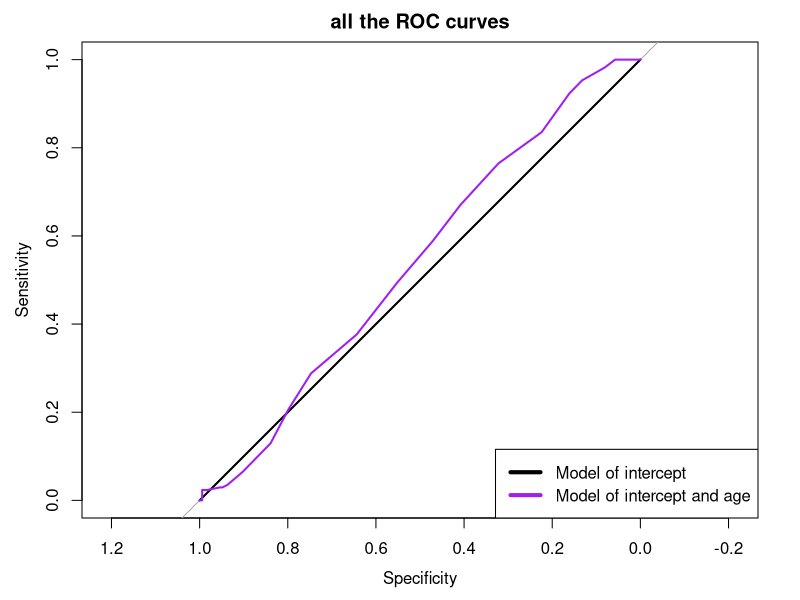
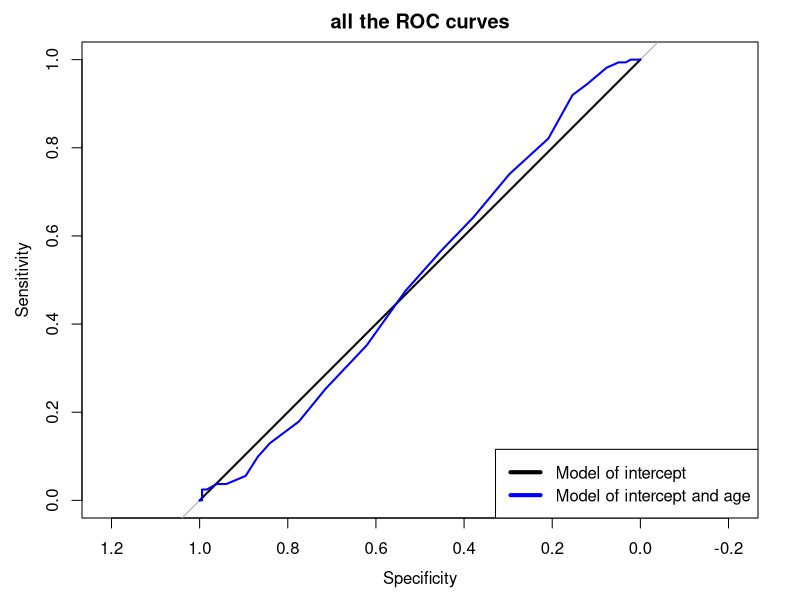
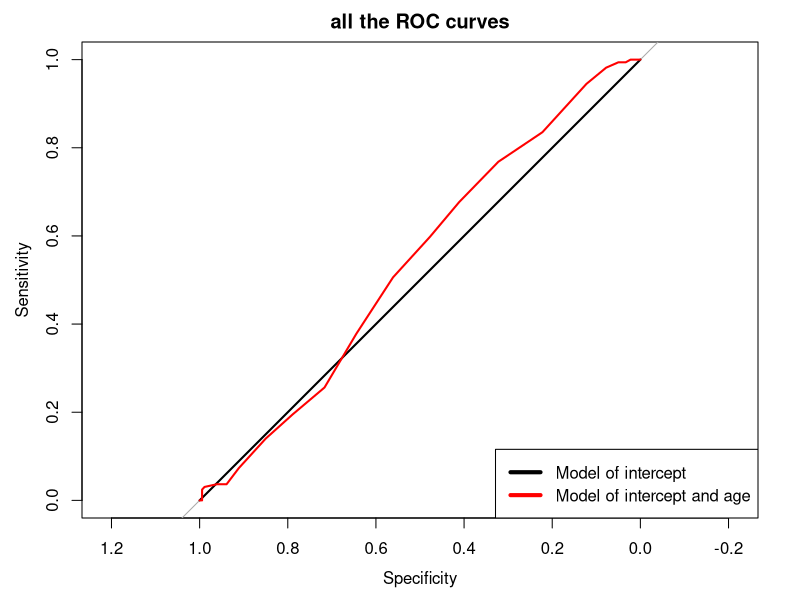

These figures' R source, in order:
#### Load data & packages ----

df <- read.csv (file = "processed data.csv", stringsAsFactors = TRUE)
library (dplyr)
library (ggplot2)
library (pROC)

#### Statistic analysis ----
## Analysis the influence of age on psychology state - log linear regression

# CBTS

log_model_lin_CBTS <- glm (high_low_CBTS ~ 1 ,data = df, family = binomial)

log_model_lin_CBTS_age <- glm (high_low_CBTS ~ 1 + Age ,data = df, family = binomial)

summary (log_model_lin_CBTS)

summary (log_model_lin_CBTS_age)

# EPDS

log_model_lin_EPDS <- glm (high_low_EPDS ~ 1 ,data = df, family = binomial)

log_model_lin_EPDS_age <- glm (high_low_EPDS ~ 1 + Age ,data = df, family = binomial)

summary (log_model_lin_EPDS)

summary (log_model_lin_EPDS_age)

# HADS

log_model_lin_HADS <- glm (high_low_HADS ~ 1 ,data = df, family = binomial)

log_model_lin_HADS_age <- glm (high_low_HADS ~ 1 + Age ,data = df, family = binomial)

summary (log_model_lin_HADS)

summary (log_model_lin_HADS_age)

#Explain data in the word file: "Finale project - explain and answers"

#### Build ROC ----

## CBTS

df <- df|>
  mutate(predict_log_model_lin_CBTS = predict (log_model_lin_CBTS, newdata = df, type = "response"),
         predict_log_model_lin_CBTS_age = predict (log_model_lin_CBTS_age, newdata = df, type = "response"))

ROC_log_model_lin_CBTS <- roc (df$high_low_CBTS, df$predict_log_model_lin_CBTS)
ROC_log_model_lin_CBTS_age <- roc (df$high_low_CBTS, df$predict_log_model_lin_CBTS_age)

#build confusion matrix
threshold <- 0.5
table (predicted_CBTS = (df$predict_log_model_lin_CBTS_age > threshold)*1, Actual = df$high_low_CBTS)

#AUC
auc (ROC_log_model_lin_CBTS)
auc (ROC_log_model_lin_CBTS_age)

# build a plot of the ROCs

plot (ROC_log_model_lin_CBTS, col = "black", main = "all the ROC curves")
plot (ROC_log_model_lin_CBTS_age,add = TRUE, col = "purple")
legend ("bottomright",
        legend = c("Model of intercept", "Model of intercept and age"),
        col = c("black", "purple"),
        lwd = 4)
## EPDS

df <- df|>
  mutate(predict_log_model_lin_EPDS = predict (log_model_lin_EPDS, newdata = df, type = "response"),
         predict_log_model_lin_EPDS_age = predict (log_model_lin_EPDS_age, newdata = df, type = "response"))

ROC_log_model_lin_EPDS <- roc (df$high_low_EPDS, df$predict_log_model_lin_EPDS)
ROC_log_model_lin_EPDS_age <- roc (df$high_low_EPDS, df$predict_log_model_lin_EPDS_age)

#build confusion matrix
threshold <- 0.5
table (predicted_CBTS = (df$predict_log_model_lin_EPDS_age > threshold)*1, Actual = df$high_low_EPDS)

#AUC
auc (ROC_log_model_lin_EPDS)
auc (ROC_log_model_lin_EPDS_age)

# build a plot of the ROCs

plot (ROC_log_model_lin_EPDS, col = "black", main = "all the ROC curves")
plot (ROC_log_model_lin_EPDS_age,add = TRUE, col = "blue")
legend ("bottomright",
        legend = c("Model of intercept", "Model of intercept and age"),
        col = c("black", "blue"),
        lwd = 4)

## HADS

df <- df|>
  mutate(predict_log_model_lin_HADS = predict (log_model_lin_HADS, newdata = df, type = "response"),
         predict_log_model_lin_HADS_age = predict (log_model_lin_HADS_age, newdata = df, type = "response"))

ROC_log_model_lin_HADS <- roc (df$high_low_HADS, df$predict_log_model_lin_HADS)
ROC_log_model_lin_HADS_age <- roc (df$high_low_HADS, df$predict_log_model_lin_HADS_age)

#build confusion matrix
threshold <- 0.5
table (predicted_CBTS = (df$predict_log_model_lin_HADS_age > threshold)*1, Actual = df$high_low_HADS)

#AUC
auc (ROC_log_model_lin_HADS)
auc (ROC_log_model_lin_HADS_age)

# build a plot of the ROCs

plot (ROC_log_model_lin_HADS, col = "black", main = "all the ROC curves")
plot (ROC_log_model_lin_HADS_age,add = TRUE, col = "red")
legend ("bottomright",
        legend = c("Model of intercept", "Model of intercept and age"),
        col = c("black", "red"),
        lwd = 4)

#### End of the project----